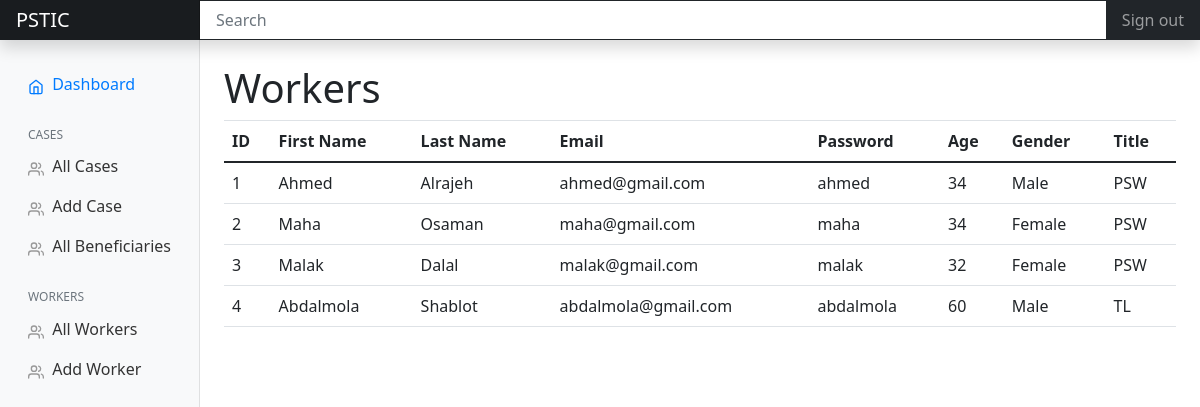
Screenshot of /caselog/ with the database file from the repository.
### case_log/models.py (models this page shows, shortened)
class workers(models.Model):
    id = models.AutoField(primary_key=True)
    fname = models.CharField(max_length=50)
    lname = models.CharField(max_length=50)
    login_email = models.EmailField(max_length=50)
    login_password = models.CharField(max_length=50)
    age = models.IntegerField()
    gender_id = models.ForeignKey(genders, on_delete=models.CASCADE)
    job_title_id = models.ForeignKey(job_titles, on_delete=models.CASCADE)

### case_log/views.py (the view)
# urls.py: path('', views.workers, name='caselog-home'),
def workers(request):
    rs_workers = getResultSet(query_workers)
    context = {'workers': rs_workers}
    return render(request, 'case_log/workers.html', context)

### case_log/views.py (called while the page is built)
def getResultSet(query):
    cursor = connection.cursor()
    cursor.execute(query)
    return cursor.fetchall()

### case_log/templates/case_log/workers.html (shortened to what this page needs)
{% extends "case_log/base.html" %}
  {% block content %}
  <h1>Workers</h1>
  <table class="table">
      <thead>
          <tr>
              <th>ID</th>
              <th>First Name</th>
              <th>Last Name</th>
              <th>Email</th>
              <th>Password</th>
              <th>Age</th>
              <th>Gender</th>
              <th>Title</th>
          </tr>
      </thead>
      <tbody>
        {% for worker in workers %}
            <tr>
              <td>{{ worker.0 }}</td>
              <td>{{ worker.1 }}</td>
              <td>{{ worker.2 }}</td>
              <td>{{ worker.3 }}</td>
              <td>{{ worker.4 }}</td>
              <td>{{ worker.5 }}</td>
              <td>{{ worker.6 }}</td>
              <td>{{ worker.7 }}</td>
            </tr>
          {% endfor %}
      </tbody>
  </table>
  {% endblock content %}

### static/css/collapse_table.css (style rules this page uses)
.table tr { cursor: pointer; }

### static/css/dashboard.css (style rules this page uses)
body { font-size: .875rem; }

### rows the page displays
workers: worker "1", worker "Ahmed", lname "Alrajeh", login_email "ahmed@gmail.com", worker "ahmed", age "34", worker "Male", worker "PSW"
workers: worker "2", worker "Maha", lname "Osaman", login_email "maha@gmail.com", worker "maha", age "34", worker "Female", worker "PSW"
workers: id "3", worker "Malak", lname "Dalal", login_email "malak@gmail.com", worker "malak", age "32", worker "Female", worker "PSW"
workers: id "4", worker "Abdalmola", lname "Shablot", login_email "abdalmola@gmail.com", worker "abdalmola", age "60", worker "Male", worker "TL"
